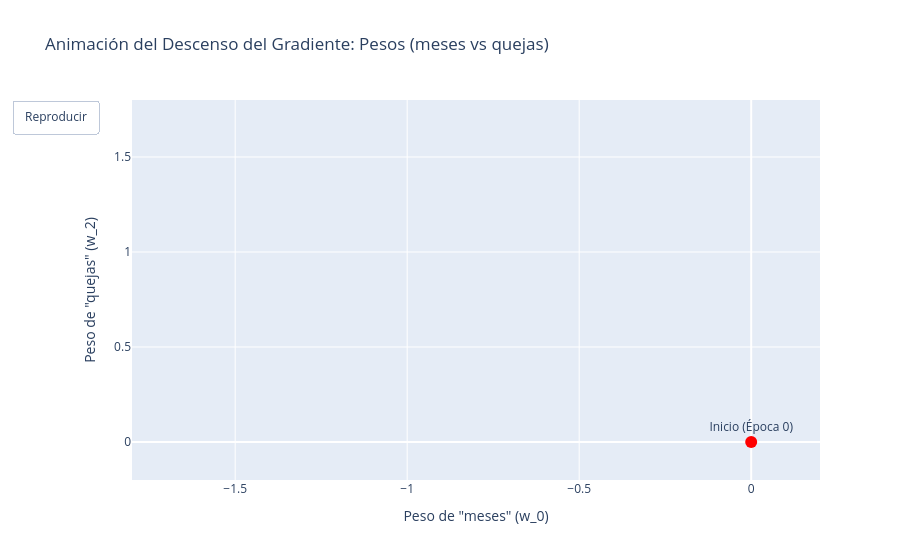

This figure's notebook cell:
### Code cell
import plotly.graph_objects as go
import pandas as pd

# Volvemos a inicializar el entrenamiento para registrar los pesos paso a paso
eta = 0.5
w_anim = np.zeros(3)
b_anim = 0.0

historial_w0 = []
historial_w2 = []
historial_loss = []
epocas_reg = []

# Registramos un subconjunto de épocas para que la animación sea fluida y rápida
for epoca in range(101):
    p = sigmoid(X @ w_anim + b_anim)
    error = p - y
    g = (X.T @ error) / n
    gb = error.mean()

    # Guardar estado actual antes de actualizar
    if epoca % 2 == 0:  # Guardamos cada 2 épocas
        historial_w0.append(w_anim[0])
        historial_w2.append(w_anim[2])
        historial_loss.append(loss(p, y))
        epocas_reg.append(epoca)

    w_anim = w_anim - eta * g
    b_anim = b_anim - eta * gb

# Crear DataFrame para Plotly
df_anim = pd.DataFrame({
    'Epoca': epocas_reg,
    'w_meses': historial_w0,
    'w_quejas': historial_w2,
    'Loss': historial_loss
})

# Crear figura de Plotly
fig = go.Figure(
    data=[go.Scatter(
        x=df_anim['w_meses'][:1],
        y=df_anim['w_quejas'][:1],
        mode='lines+markers+text',
        marker=dict(color='red', size=12, symbol='circle'),
        line=dict(color='orange', width=2),
        text=["Inicio (Época 0)"],
        textposition="top center",
        name='Trayectoria'
    )],
    layout=go.Layout(
        title='Animación del Descenso del Gradiente: Pesos (meses vs quejas)',
        xaxis=dict(range=[-1.8, 0.2], title='Peso de "meses" (w_0)'),
        yaxis=dict(range=[-0.2, 1.8], title='Peso de "quejas" (w_2)'),
        hovermode='closest',
        updatemenus=[dict(
            type='buttons',
            showactive=False,
            buttons=[dict(
                label='Reproducir',
                method='animate',
                args=[None, dict(frame=dict(duration=100, redraw=True), fromcurrent=True)]
            )]
        )]
    ),
    frames=[go.Frame(
        data=[go.Scatter(
            x=df_anim['w_meses'][:i+1],
            y=df_anim['w_quejas'][:i+1],
            mode='lines+markers',
            marker=dict(color='red', size=8),
            name='Trayectoria'
        )],
        layout=go.Layout(title=f"Época: {df_anim['Epoca'].iloc[i]} | Pérdida: {df_anim['Loss'].iloc[i]:.4f}")
    ) for i in range(len(df_anim))]
)

fig.show()

### Figure 1 — Plotly figure (JSON) as saved in the notebook; plotly's stock layout.template omitted (floating-point values rounded to 4 significant figures)
{"data": [{"line": {"color": "orange", "width": 2}, "marker": {"color": "red", "size": 12, "symbol": "circle"}, "mode": "lines+markers+text", "name": "Trayectoria", "text": ["Inicio (Época 0)"], "textposition": "top center", "type": "scatter", "x": [0.0], "y": [0.0]}], "layout": {"hovermode": "closest", "title": {"text": "Animación del Descenso del Gradiente: Pesos (meses vs quejas)"}, "updatemenus": [{"buttons": [{"args": [null, {"frame": {"duration": 100, "redraw": true}, "fromcurrent": true}], "label": "Reproducir", "method": "animate"}], "showactive": false, "type": "buttons"}], "xaxis": {"range": [-1.8, 0.2], "title": {"text": "Peso de \"meses\" (w_0)"}}, "yaxis": {"range": [-0.2, 1.8], "title": {"text": "Peso de \"quejas\" (w_2)"}}}}
